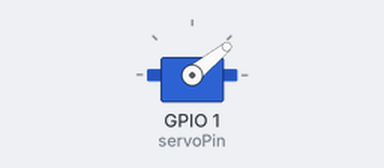
Simulated run of this sketch. Board: ESP32-S2. Parts: servo.

Above: at 0.05 s.
At 1.2 s:
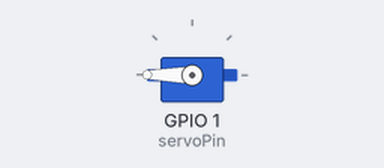
At 2.35 s:
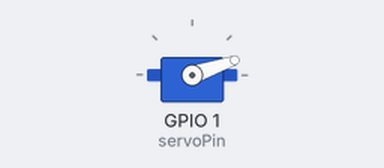
At 4.35 s:
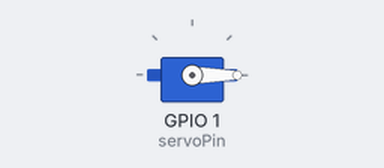
Timing chart, 0 to 5.7 s (numbered marks = the images above):
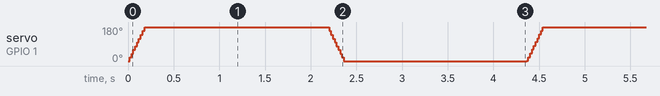

The sketch:

6_esp32s2_servo_demo.ino
```cpp
#include <ESP32Servo.h>

Servo myservo;  // create servo object to control a servo

int pos = 0;    // variable to store the servo position
int servoPin = 1;

void setup() {
	myservo.setPeriodHertz(50);    // standard 50 hz servo
	myservo.attach(servoPin, 1000, 2000); // attaches the servo on pin 18 to the servo object
	// using default min/max of 1000us and 2000us
	// different servos may require different min/max settings
	// for an accurate 0 to 180 sweep
}

void loop() {

	for (pos = 0; pos <= 180; pos += 1) { // goes from 0 degrees to 180 degrees
		// in steps of 1 degree
		myservo.write(pos);    // tell servo to go to position in variable 'pos'
		delay(1);             // waits 15ms for the servo to reach the position
	}
  delay(2000);
	for (pos = 180; pos >= 0; pos -= 1) { // goes from 180 degrees to 0 degrees
		myservo.write(pos);    // tell servo to go to position in variable 'pos'
		delay(1);             // waits 15ms for the servo to reach the position
	}
  delay(2000);
}
```
